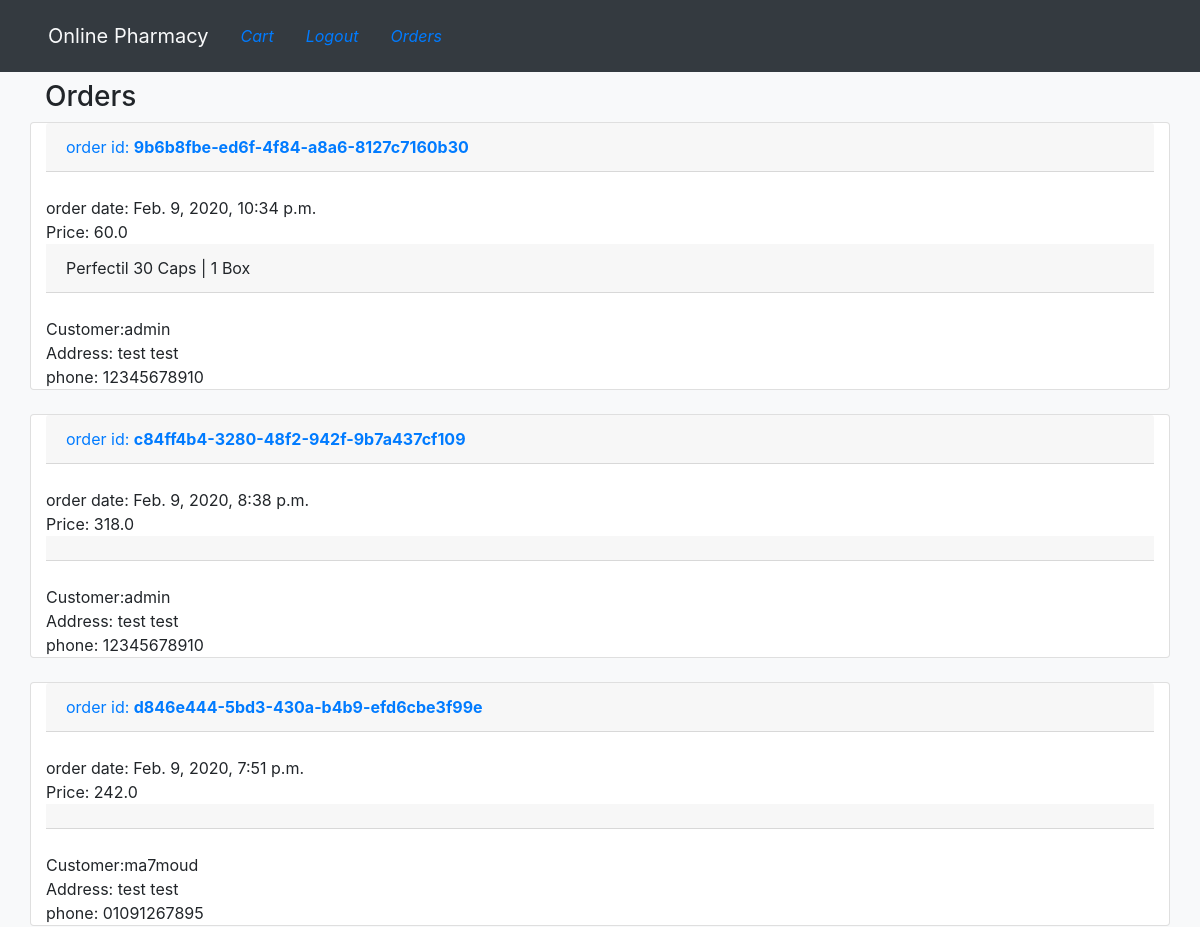
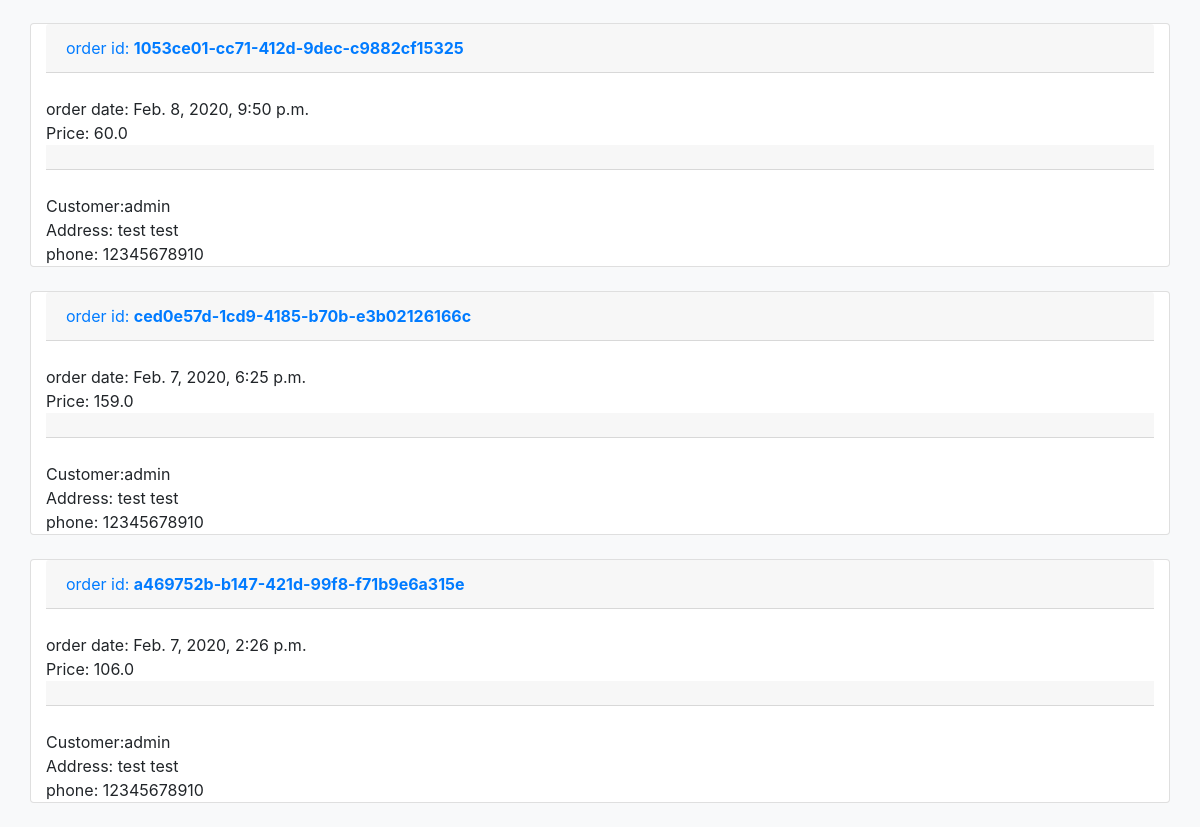
The page /orders (signed in) on the database as committed earlier (2 pictures, top to bottom).
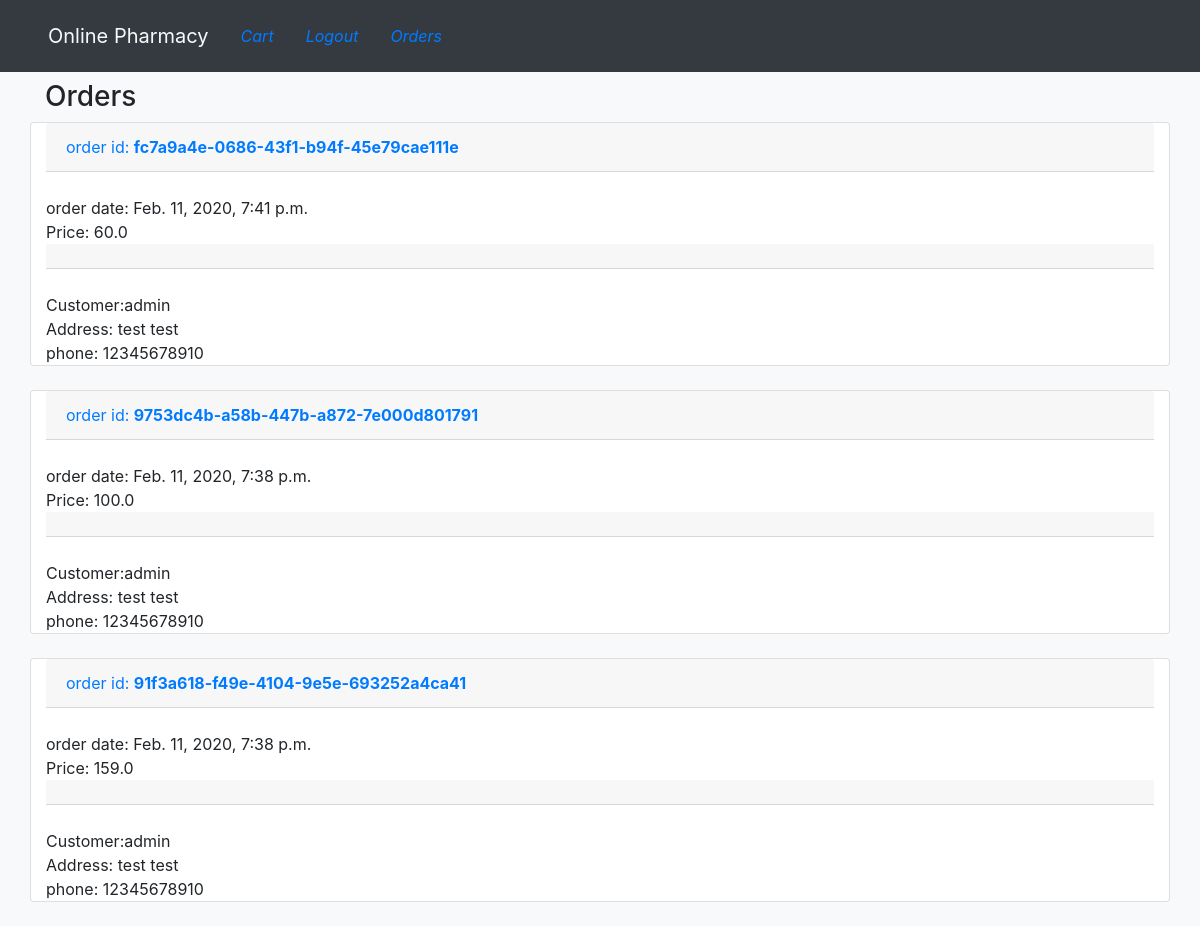
The same page on the database as committed later.
### cart/models.py (models this page shows, shortened)
class Order(models.Model):
    id = models.UUIDField(
        primary_key=True, default=uuid.uuid4, unique_for_date=True)
    cart = models.ManyToManyField(Cart)
    total_price = models.FloatField(blank=True)
    customer = models.ForeignKey(
        Customr_details, on_delete=models.SET_NULL, null=True)
    order_date = models.DateTimeField(auto_now_add=True)

class Cart(models.Model):
    user = models.ForeignKey(User, on_delete=models.CASCADE, null=True)
    item = models.ForeignKey(Item, on_delete=models.SET_NULL, null=True)
    is_ordered = models.BooleanField(default=False)
    qty = models.IntegerField(default=1)

class Customr_details(models.Model):
    user = models.ForeignKey(User, on_delete=models.SET_NULL, null=True)
    address = models.CharField(max_length=500, blank=True)
    phone = models.CharField(max_length=20, blank=True)
    def __str__(self):
        return str(self.user)

### items/models.py (models this page shows)
class Item(models.Model):
    name = models.CharField(max_length=200, blank=False)
    category = models.CharField(choices=CATEGORY_CHOICES,default='general', max_length=25 )
    price = models.FloatField(blank=False)
    description = models.TextField(blank=True)
    created = models.DateTimeField(auto_now_add=True)
    times_sold = models.IntegerField(default=0)
    image = models.ImageField(upload_to='media/images/items', blank=True)
    published = models.BooleanField(default=True)
    def __str__(self):
        return self.name

### core/views.py (the view)
# urls.py: path('orders', views.orders, name='orders')
@user_passes_test(lambda u: u.is_superuser)
def orders(request):
    orders = Order.objects.all().order_by('-order_date')
    return render(request, 'orders.html', {'orders': orders})

### templates/orders.html
{% extends 'base.html' %}
{% block content %}
<div class="container">
 <h3>Orders</h3>
{% for order in orders %}
<div class="row">
    <div class="col card">
        <p class="text-primary card-header"> order id: <strong>{{order.id}}</strong> </p> <br>
        order date: {{order.order_date}}
        <br>Price: {{order.total_price}} <br>
        <div class="card-header container">
            {% for item in order.cart.all %}
            {{item.item}} |
            {{item.qty}} Box <br>
            {%endfor%}
        </div>
        <br> Customer:{{order.customer}} <br>
        Address: {{order.customer.address}} <br>
        phone: {{order.customer.phone}}
    </div>
</div>
<br>
{% endfor %}
</div>
{% endblock %}

### templates/base.html (shortened to what this page needs)
<!DOCTYPE html>
{% load static %}
<html lang="en">
<head>
    <link rel="stylesheet" href="https://stackpath.bootstrapcdn.com/bootstrap/4.3.1/css/bootstrap.min.css"
>
    <link rel="stylesheet" href="https://stackpath.bootstrapcdn.com/font-awesome/4.7.0/css/font-awesome.min.css">
</head>
<body class="bg-light">
        <nav class="navbar navbar-expand-lg navbar-light bg-dark  p-3 pl-5 mb-2">
            <a class="navbar-brand text-light " href="{% url 'index' %}">Online Pharmacy</a>
                <ul class="nav mr-auto">
                    <li class="nav-item font-italic"><a class="nav-link" href="{% url 'cart' %}">Cart</a></li>
                    {% if user.is_authenticated %}
                    <li class="nav-item font-italic"><a class="nav-link" href="{% url 'logout'%}">Logout</a></li>
                        {% if user.is_superuser%}
                        <li class="nav-item font-italic"><a class="nav-link" href="{% url 'orders'%}">Orders</a></li>
                        {% endif%}
                    {% else %}
                    <li class="nav-item font-italic"><a class="nav-link" href="{% url 'signup'%}">Sign up</a></li>
                    <li class="nav-item font-italic"><a class="nav-link" href="{% url 'login'%}">Log in</a> </li>
                    {% endif %}
                </ul>
        </nav>
    <div class="bg-light">
        {% block content %}
        {% endblock %}
    </div>
</body>
</html>

Rows that differ between the two databases and show on the page:
removed Order: id "9b6b8fbe-ed6f-4f84-a8a6-8127c7160b30", order_date "Feb. 9, 2020, 10:34 p.m.", total_price "60.0", customer "admin", customer.address "test test", customer.phone "12345678910"
removed Cart: item "Perfectil 30 Caps", qty "1"
removed Order: id "c84ff4b4-3280-48f2-942f-9b7a437cf109", order_date "Feb. 9, 2020, 8:38 p.m.", total_price "318.0", customer "admin", customer.address "test test", customer.phone "12345678910"
removed Order: id "d846e444-5bd3-430a-b4b9-efd6cbe3f99e", order_date "Feb. 9, 2020, 7:51 p.m.", total_price "242.0", customer "ma7moud", customer.address "test test", customer.phone "01091267895"
removed Order: id "1053ce01-cc71-412d-9dec-c9882cf15325", order_date "Feb. 8, 2020, 9:50 p.m.", total_price "60.0", customer "admin", customer.address "test test", customer.phone "12345678910"
removed Order: id "ced0e57d-1cd9-4185-b70b-e3b02126166c", order_date "Feb. 7, 2020, 6:25 p.m.", total_price "159.0", customer "admin", customer.address "test test", customer.phone "12345678910"
removed Order: id "a469752b-b147-421d-99f8-f71b9e6a315e", order_date "Feb. 7, 2020, 2:26 p.m.", total_price "106.0", customer "admin", customer.address "test test", customer.phone "12345678910"
added Order: id "fc7a9a4e-0686-43f1-b94f-45e79cae111e", order_date "Feb. 11, 2020, 7:41 p.m.", total_price "60.0", customer "admin", customer.address "test test", customer.phone "12345678910"
added Order: id "9753dc4b-a58b-447b-a872-7e000d801791", order_date "Feb. 11, 2020, 7:38 p.m.", total_price "100.0", customer "admin", customer.address "test test", customer.phone "12345678910"
added Order: id "91f3a618-f49e-4104-9e5e-693252a4ca41", order_date "Feb. 11, 2020, 7:38 p.m.", total_price "159.0", customer "admin", customer.address "test test", customer.phone "12345678910"
